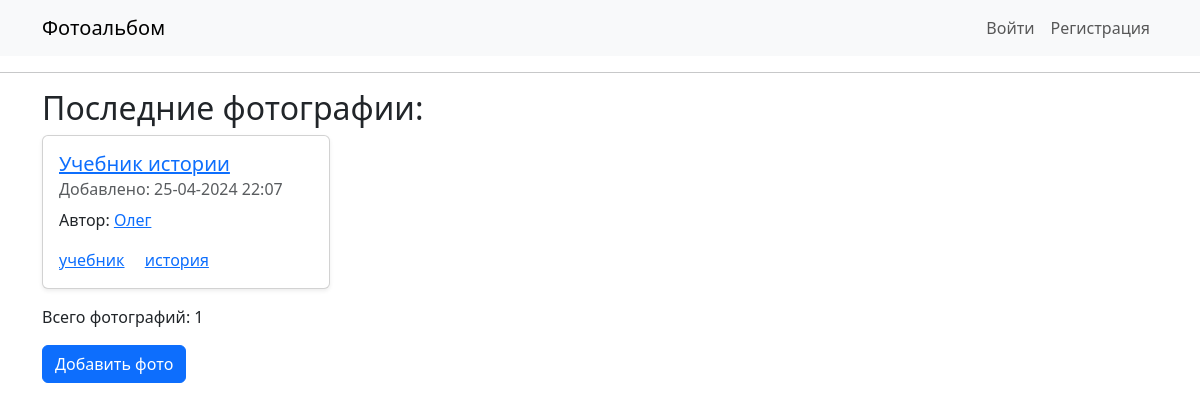
The page / on the database its author committed.
### models.py (models this page shows, shortened)
class Photo(SqlAlchemyBase):
    __tablename__ = 'photos'
    id = sqlalchemy.Column(sqlalchemy.Integer, primary_key=True, autoincrement=True)
    content = sqlalchemy.Column(sqlalchemy.BLOB)
    title = sqlalchemy.Column(sqlalchemy.String, nullable=True)
    created_dt = sqlalchemy.Column(sqlalchemy.DateTime, default=datetime.datetime.now)
    is_private = sqlalchemy.Column(sqlalchemy.Boolean, default=True)
    user_id = sqlalchemy.Column(sqlalchemy.Integer, sqlalchemy.ForeignKey("users.id"))
    user = orm.relationship('User')
    tags = orm.relationship('Tag', secondary="photos_tags", backref="photos")

class User(UserMixin, SqlAlchemyBase):
    __tablename__ = 'users'
    id = sqlalchemy.Column(sqlalchemy.Integer, primary_key=True, autoincrement=True)
    username = sqlalchemy.Column(sqlalchemy.String, nullable=True)
    login = sqlalchemy.Column(sqlalchemy.String, index=True, unique=True)
    password = sqlalchemy.Column(sqlalchemy.String, nullable=True)
    created_dt = sqlalchemy.Column(sqlalchemy.DateTime, default=datetime.datetime.now)
    photos = orm.relationship("Photo", back_populates='user')

class Tag(SqlAlchemyBase):
    __tablename__ = 'tags'
    id = sqlalchemy.Column(sqlalchemy.Integer, primary_key=True, autoincrement=True)
    name = sqlalchemy.Column(sqlalchemy.String, index=True)

### app.py (the view)
@app.route('/')
def index():
    s = db_session.create_session()
    q = s.query(models.Photo)
    if not current_user.is_authenticated:
        q = q.filter(models.Photo.is_private.is_(False))
    photos = q.order_by(
        models.Photo.created_dt.desc()).limit(10).all()
    return render_template('index.html', photos=photos)

### db_session.py (called while the page is built)
def create_session() -> Session:
    global __factory
    return __factory()

### templates/index.html (shortened to what this page needs)
{% extends "base.html" %}
{% block content %}
<h2>Последние фотографии:</h2>
<div class="row row-cols-1 row-cols-sm-2 row-cols-md-3 g-3">
    {% for p in photos %}
    <div class="col">
        <div class="card mb-3 shadow-sm" style="max-width: 18rem;">
            <div class="card-body">
                <h5 class="card-title">
                    <a href="{{ url_for('photo', id=p.id) }}">{{ p.title }}</a>
                </h5>
                <h6 class="card-subtitle mb-2 text-body-secondary">
                    Добавлено: {{ p.created_dt.strftime('%d-%m-%Y %H:%M') }}
                </h6>
                <p class="card-text">
                    Автор: <a href="{{ url_for('photo_from_user', login=p.user.login) }}">{{ p.user.username }}</a>
                </p>
                {% for tag in p.tags %}
                <a href="{{ url_for('tags', tag=tag.name) }}" class="card-link">{{ tag.name }}</a>
                {% endfor %}
            </div>
        </div>
    </div>
    {% endfor %}
</div>
<p>Всего фотографий: {{ photos | length }}</p>
<div>
    <p>
        <a class="btn btn-primary" href="{{ url_for('photo_add') }}">Добавить фото</a>
    </p>
</div>
{% endblock %}

### rows shown on the page
Photo: title "Учебник истории", created_dt "25-04-2024 22:07", user.username "Олег"
Tag: name "учебник"
Tag: name "история"

### other values the page prints
{{ photos | length }} "1"
